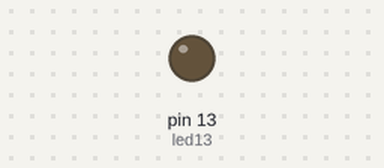
Recording of a sketch running on a simulated Arduino Uno, built with avr-gcc and run on an emulated ATmega328P. Shown: output pins drawn as LEDs (lit = HIGH).

Above: at 3.6 s.
At 8.3 s:
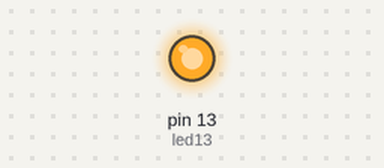
Timing chart, 0 to 18.1 s (numbered marks = the images above):
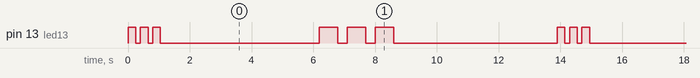

Measured:
- by itself, pin 13 (led13): repeats every 13.9 s: 2 × (LOW 0.15 s, HIGH 0.25 s), LOW 5.2 s, 2 × (HIGH 0.60 s, LOW 0.30 s), HIGH 0.60 s, LOW 5.3 s, HIGH 0.25 s
- by itself, everything shown: repeats every 13.9 s, in 12 steps

The sketch:

baitap1.ino
```cpp
int led13 = 13;

void setup() {
  // put your setup code here, to run once:
    pinMode(led13,OUTPUT);
}

void loop() {
  // put your main code here, to run repeatedly:
  for(int x=0; x<3; x++){
   digitalWrite(led13,HIGH);
   delay(250);
   digitalWrite(led13,LOW);
   delay(150);
  }
   delay(5000);
  for(int i=0; i<3; i++){
   digitalWrite(led13,HIGH);
   delay(600);
   digitalWrite(led13,LOW);
   delay(300);
  }
   delay(5000);

}
```
